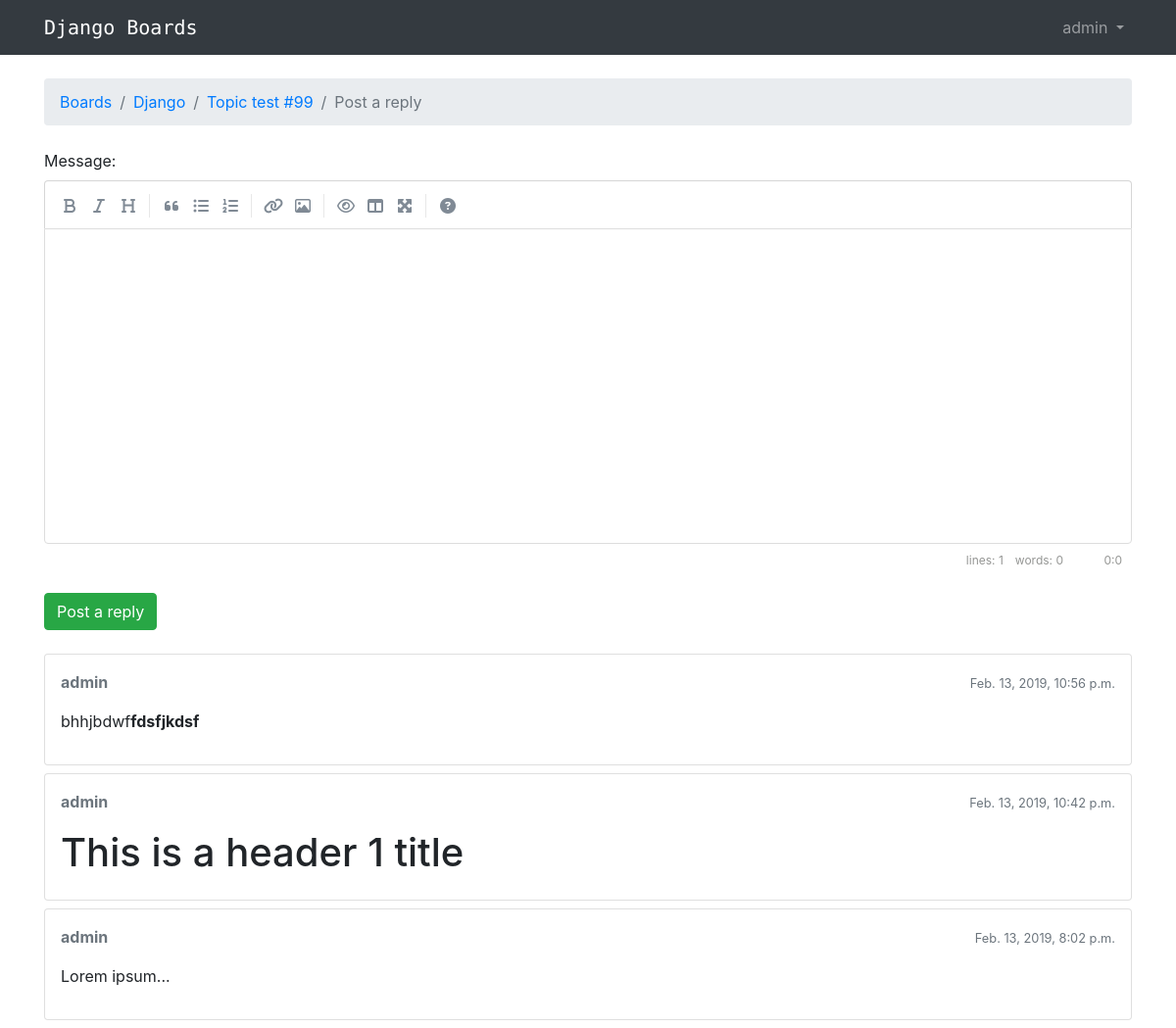
The page /boards/1/topics/155/reply/ (signed in) on the database as committed earlier.
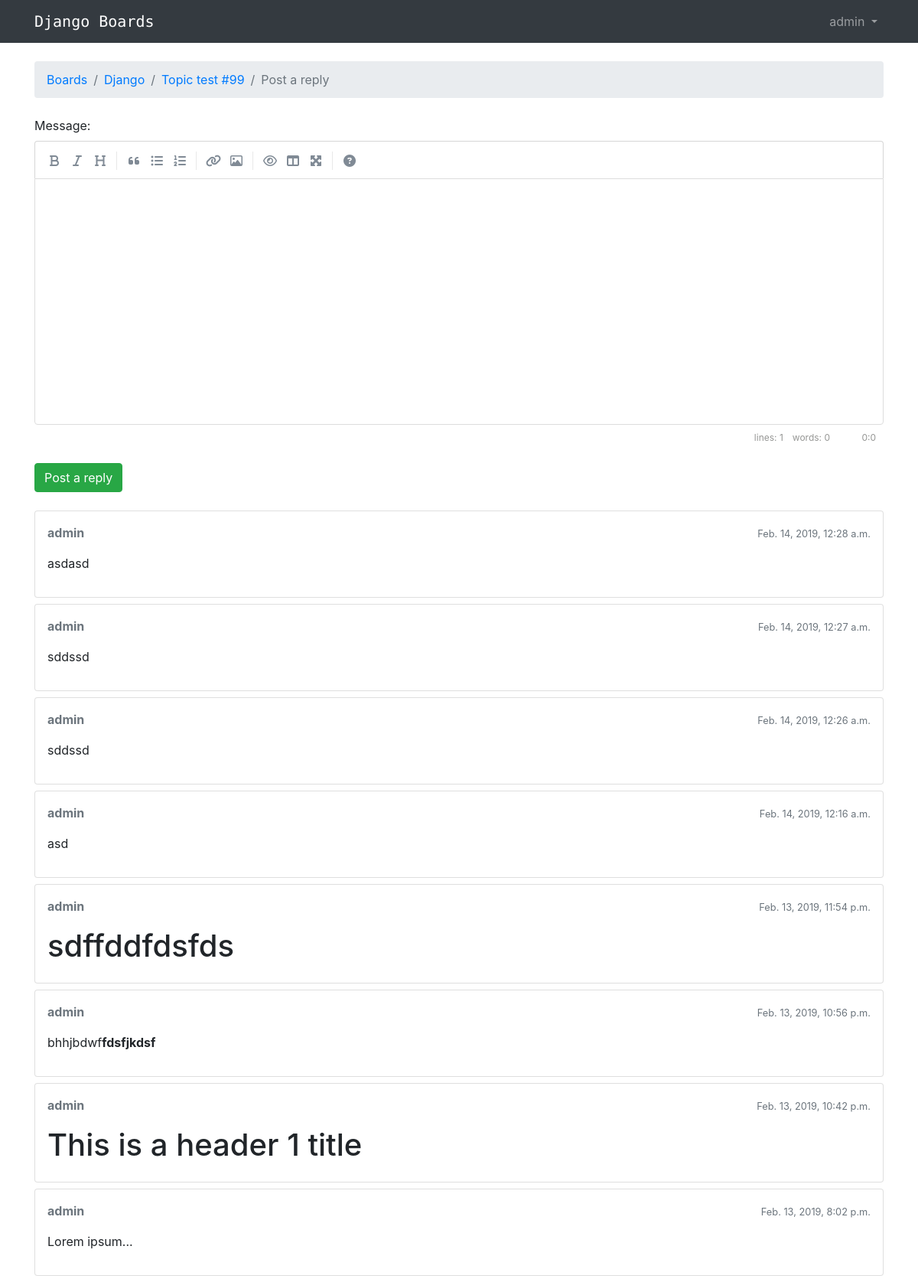
The same page on the database as committed later.
### boards/models.py (models this page shows, shortened)
class Post(models.Model):
    message = models.TextField(max_length=4000)
    topic = models.ForeignKey(Topic,on_delete=models.CASCADE, related_name='posts')
    created_at = models.DateTimeField(auto_now_add=True)
    updated_at = models.DateTimeField(null=True)
    created_by = models.ForeignKey(User,on_delete=models.CASCADE, related_name='posts')
    updated_by = models.ForeignKey(User,on_delete=models.CASCADE, null=True, related_name='+')
    def get_message_as_markdown(self):
        return mark_safe(markdown(self.message, safe_mode='escape'))

### boards/views.py (the view)
# urls.py: url(r'^boards/(?P<pk>\d+)/topics/(?P<topic_pk>\d+)/reply/$', views.reply_topic, name='reply_topic'),
@login_required
def reply_topic(request, pk, topic_pk):
    topic = get_object_or_404(Topic, board__pk=pk, pk=topic_pk)
    if request.method == 'POST':
        form = PostForm(request.POST)
        if form.is_valid():
            post = form.save(commit=False)
            post.topic = topic
            post.created_by = request.user
            post.save()
            topic.last_updated = timezone.now()
            topic.save()
            topic_url = reverse('topic_posts', kwargs={'pk': pk, 'topic_pk': topic_pk})
            topic_post_url = '{url}?page={page}#{id}'.format(
                url=topic_url,
                id=post.pk,
                page=topic.get_page_count()
            )
            return redirect(topic_post_url)
    else:
        form = PostForm()
    return render(request, 'reply_topic.html', {'topic': topic, 'form': form})

### boards/models.py (called while the page is built)
    def get_last_ten_posts(self):
        return self.posts.order_by('-created_at')[:10]

### boards/templatetags/form_tags.py (called while the page is built)
@register.filter
def input_class(bound_field):
    css_class = ''
    if bound_field.form.is_bound:
        if bound_field.errors:
            css_class = 'is-invalid'
        elif field_type(bound_field) != 'PasswordInput':
            css_class = 'is-valid'
    return 'form-control {}'.format(css_class)

### templates/reply_topic.html (shortened to what this page needs)
{% extends 'base.html' %}
{% load static %}
{% block stylesheet %}
  <link rel="stylesheet" href="{% static 'css/simplemde.min.css' %}">
{% endblock %}
{% block breadcrumb %}
  <li class="breadcrumb-item"><a href="{% url 'home' %}">Boards</a></li>
  <li class="breadcrumb-item"><a href="{% url 'board_topics' topic.board.pk %}">{{ topic.board.name }}</a></li>
  <li class="breadcrumb-item"><a href="{% url 'topic_posts' topic.board.pk topic.pk %}">{{ topic.subject }}</a></li>
  <li class="breadcrumb-item active">Post a reply</li>
{% endblock %}
{% block content %}
  <form method="post" class="mb-4" novalidate>
    {% include 'includes/form.html' %}
    <button type="submit" class="btn btn-success">Post a reply</button>
  </form>
  {% for post in topic.get_last_ten_posts %}
    <div class="card mb-2">
      <div class="card-body p-3">
        <div class="row mb-3">
          <div class="col-6">
            <strong class="text-muted">{{ post.created_by.username }}</strong>
          </div>
          <div class="col-6 text-right">
            <small class="text-muted">{{ post.created_at }}</small>
          </div>
        </div>
        {{ post.get_message_as_markdown }}
      </div>
    </div>
  {% endfor %}
{% endblock %}

Rows that differ between the two databases and show on the page:
added Post: created_by.username "admin", created_at "Feb. 14, 2019, 12:28 a.m.", get_message_as_markdown "asdasd"
added Post: created_by.username "admin", created_at "Feb. 14, 2019, 12:27 a.m.", get_message_as_markdown "sddssd"
added Post: created_by.username "admin", created_at "Feb. 14, 2019, 12:26 a.m.", get_message_as_markdown "sddssd"
added Post: created_by.username "admin", created_at "Feb. 14, 2019, 12:16 a.m.", get_message_as_markdown "asd"
added Post: created_by.username "admin", created_at "Feb. 13, 2019, 11:54 p.m.", get_message_as_markdown "sdffddfdsfds"
